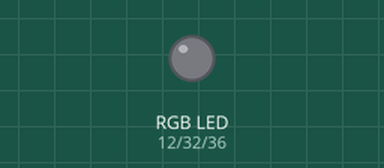
This program was run on a simulated Raspberry Pi (header pin numbers). Parts: an RGB LED mixed from three pins (HIGH = lit). The interpreter's speed is modelled, so counts of loop turns are approximate; the clock reads 2024-03-15 10:24:30 at power-on unless the program sets it.

Above: at 0.4 s.
At 4.0 s:
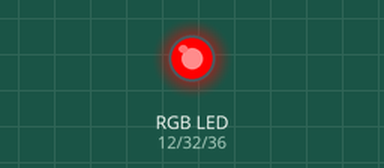
At 5.9 s:
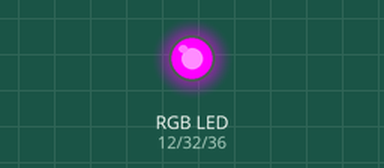
Timing chart, 0 to 9.4 s (numbered marks = the images above):
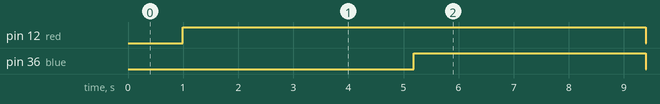

Measured:
- by itself, pin 12 (red): LOW → HIGH at 1.0 s, → LOW 8.4 s later
- by itself, pin 36 (blue): LOW → HIGH at 5.2 s, → LOW 4.2 s later

The program:

purple.py
```python
import time
import math

import RPi.GPIO as gpio

gpio.setmode(gpio.BOARD)
gpio.setwarnings(False)

red = 12
green = 32
blue = 36

gpio.setup(red, gpio.OUT)
gpio.setup(green, gpio.OUT)
gpio.setup(blue, gpio.OUT)


def rgb(red_on, green_on, blue_on):
    gpio.output(red, red_on)
    gpio.output(green, green_on)
    gpio.output(blue, blue_on)


full = 255
half = 128

tick = 0
while True:
    tick += 1
    if tick > full:
        tick = 0

    time_now = time.time()

    time_red = math.cos(time_now) * half + half
    time_green = (math.cos(time_now + math.pi / 3) * half + half) * 0
    time_blue = math.cos(time_now + 2 * math.pi / 3) * half + half

    red_on = tick < time_red
    green_on = tick < time_green
    blue_on = tick < time_blue

    gpio.output(red, red_on)
    gpio.output(green, green_on)
    gpio.output(blue, blue_on)
```
